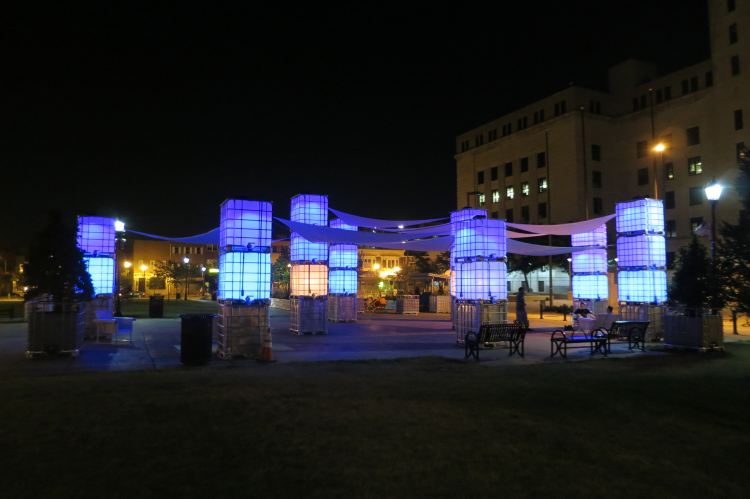
#> input picture blue-hour-baltimore/img/blue-hour-camden-2014.jpg, 1500 x 998 px (shown at 1/2 size)
$ python generate_thumbnails.py blue-hour-baltimore/img
#> lines starting #> are read from the running program, lines starting #| are printed output that depends on the picture
import os, sys
from PIL import Image # Developed with Pillow 3.2.0, which masquerades as PIL
rootdir = sys.argv[1]

for subdir, dirs, files in os.walk(rootdir):
    for file in files:
        fp = os.path.join(subdir, file)
        try:
            with Image.open(fp) as im:
#> im is the input picture: PIL image 1500x998 RGB; mean R, G, B 33.3, 33.2, 37.1
                if im.format in ["JPEG", "PNG"]:
                    im.thumbnail((750,750))
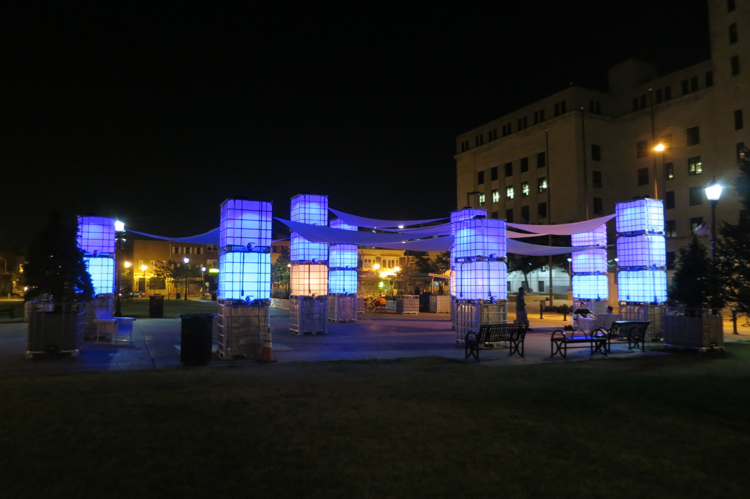
#> im: PIL image 750x499 RGB; mean R, G, B 33.4, 33.2, 37.1
                    output_path = os.path.join(subdir, "thumbnail_750px_" + file)
                    print(fp)
                    print(output_path)
                    im.save(output_path, im.format)
                else:
                    print("Skipping image {0}".format(fp))
        except IOError:
            print("Skipping {0}".format(fp))
